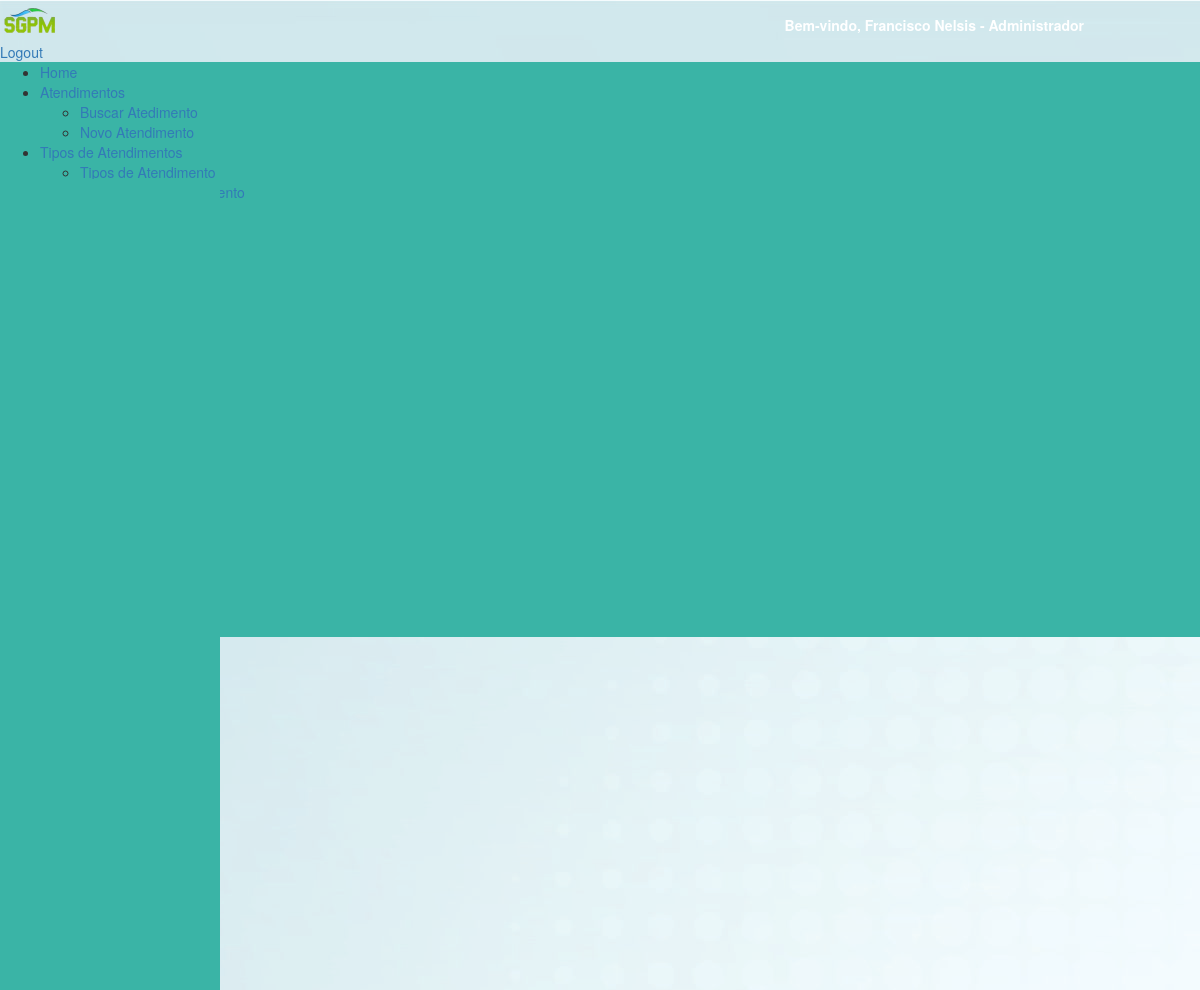
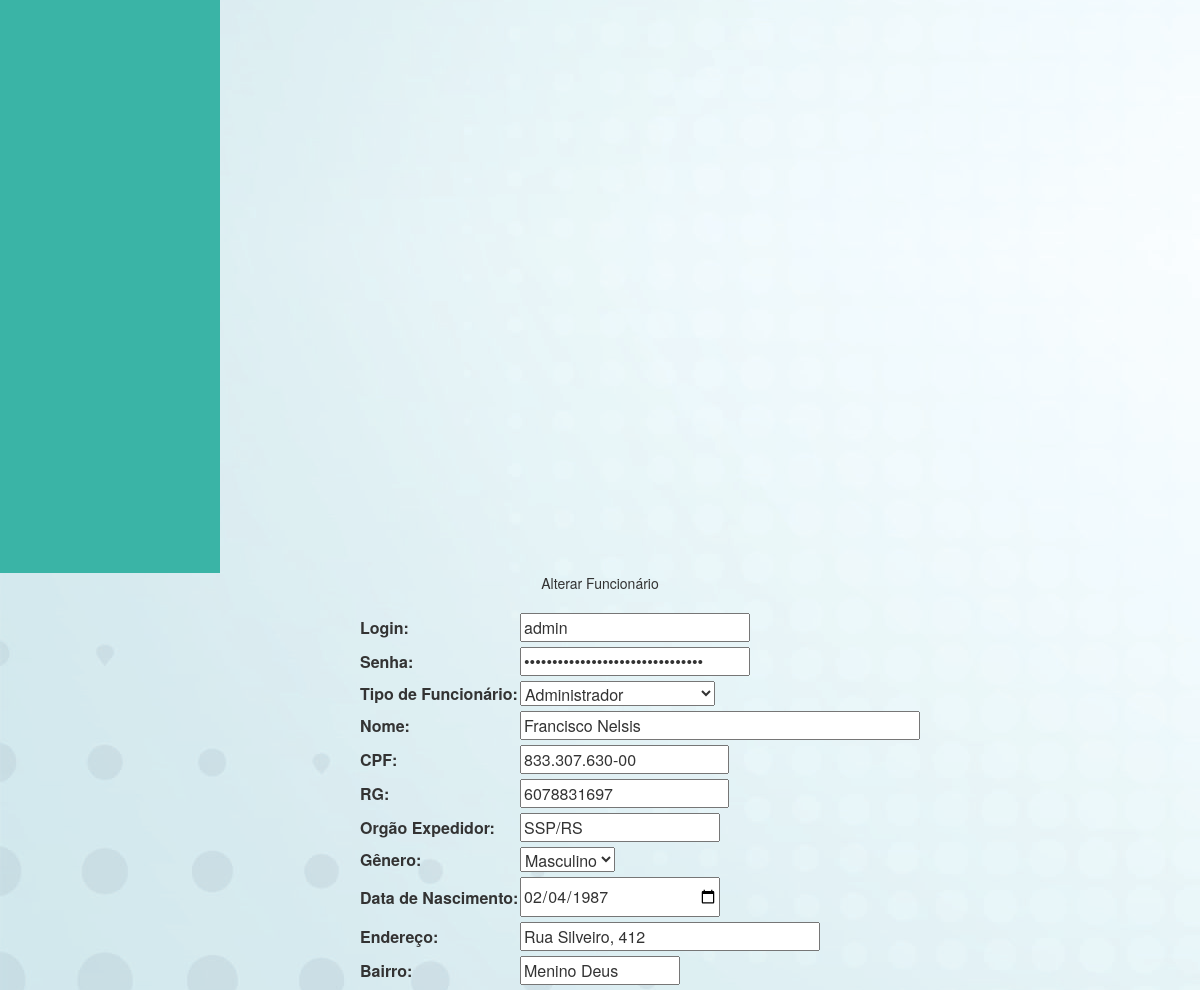
Before: /formFuncionario.php?id=34 (signed in, upper part) with the older database file (2 pictures, top to bottom).
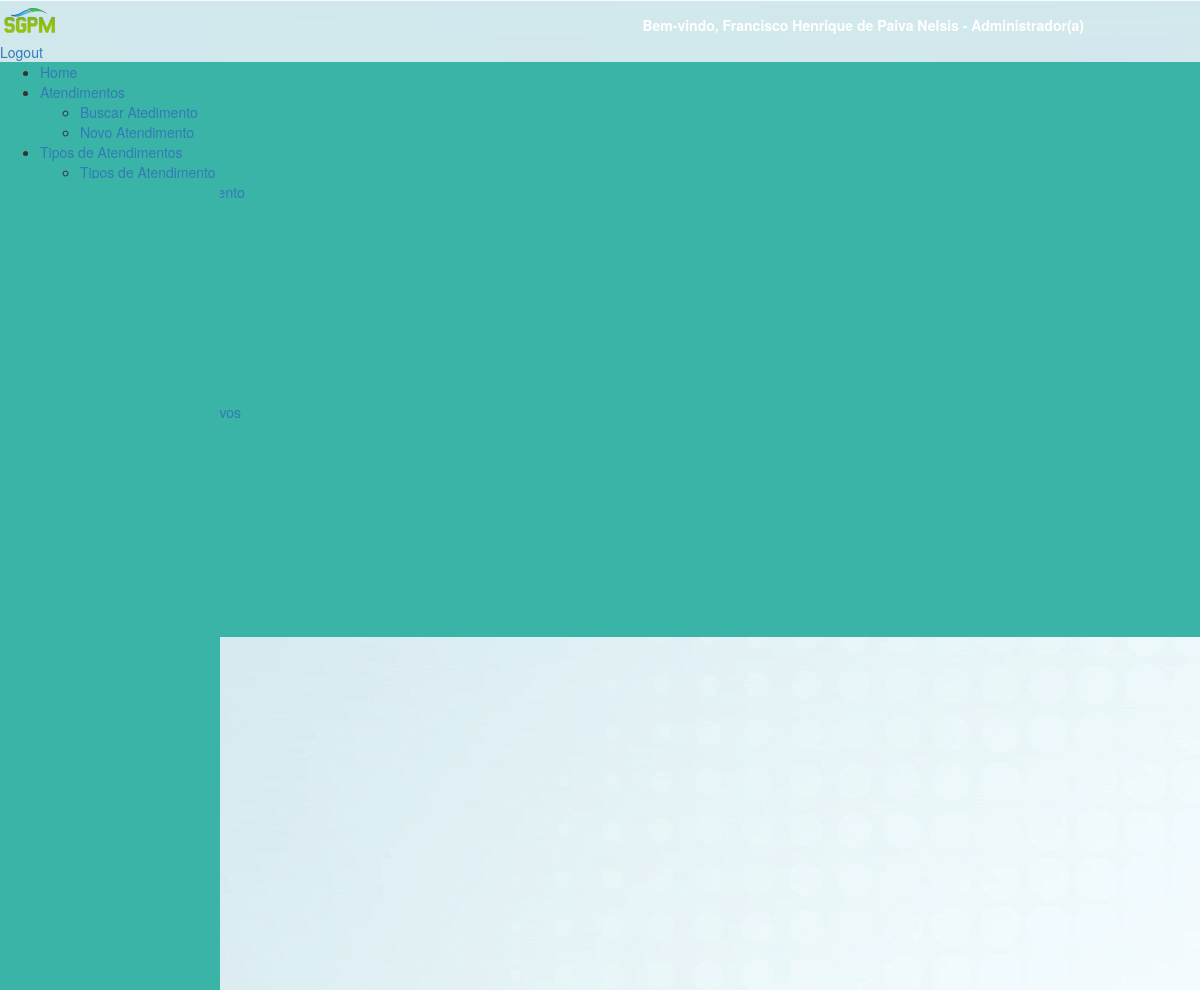
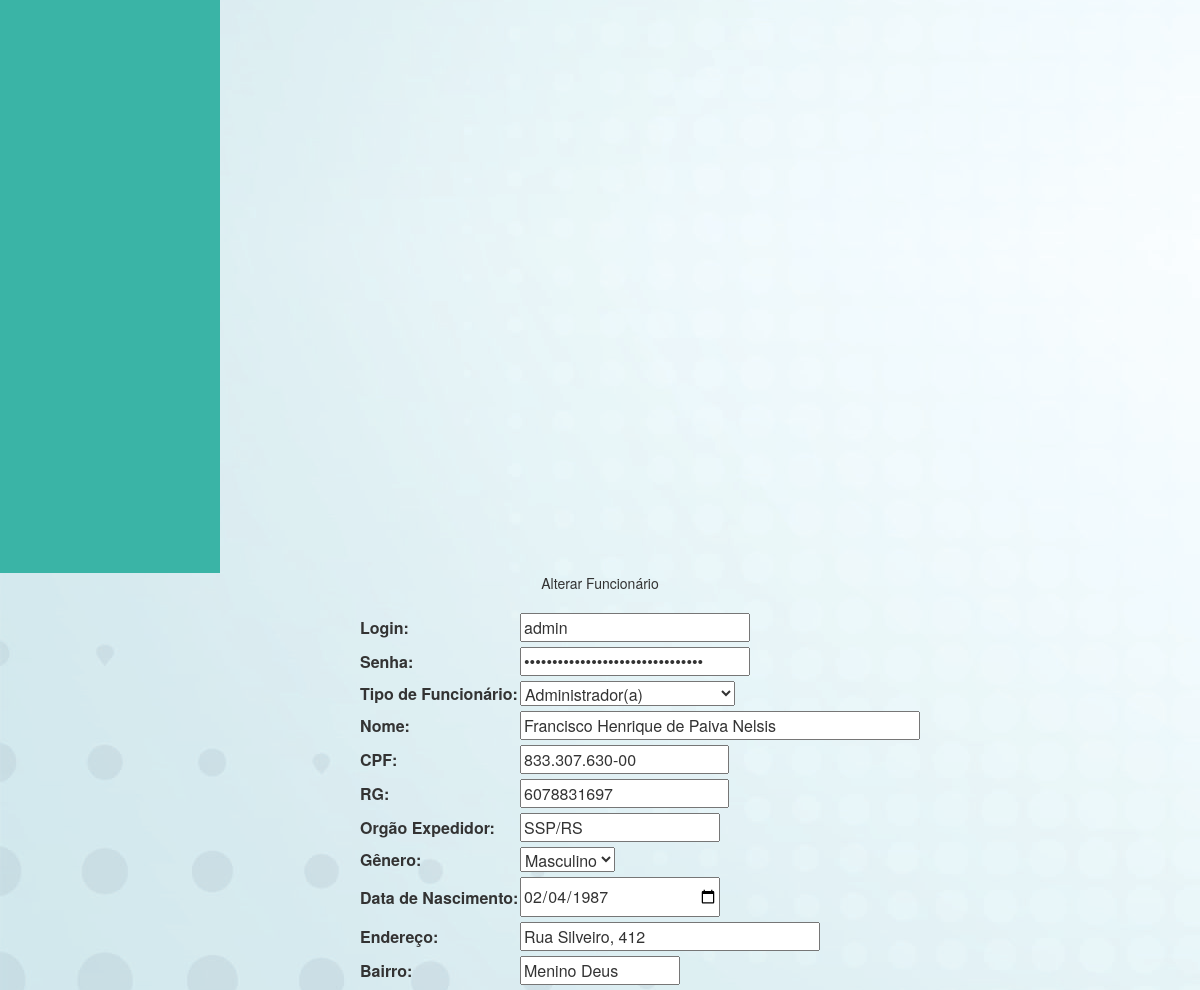
After: the same page with the newer database file (2 pictures, top to bottom).
### tables this page shows
CREATE TABLE IF NOT EXISTS `funcionario` (
  `id_funcionario` int(4) NOT NULL AUTO_INCREMENT,
  `login` varchar(30) NOT NULL,
  `senha` varchar(32) NOT NULL,
  `nome_funcionario` varchar(50) NOT NULL,
  `cpf` varchar(50) NOT NULL,
  `rg` varchar(50) NOT NULL,
  `org_exp` varchar(30) NOT NULL,
  `data_nasc` date NOT NULL,
  `endereco` varchar(30) NOT NULL,
  `bairro` varchar(30) NOT NULL,
  `cep` varchar(10) NOT NULL,
  `cidade` varchar(30) NOT NULL,
  `nome_mae` varchar(30) NOT NULL,
  `nome_pai` varchar(30) NOT NULL,
  `email_pessoal` varchar(50) NOT NULL,
  `email_prof` varchar(30) NOT NULL,
  `tel_cel` varchar(50) NOT NULL,
  `tel_fixo` varchar(50) NOT NULL,
  `id_tipo_funcionario` int(15) NOT NULL,
  `id_genero` int(15) NOT NULL,
  `id_ubs` int(11) NOT NULL,
  `id_estado_civil` int(15) NOT NULL,
  `id_escolaridade` int(15) NOT NULL,
  `id_tipo_sanguineo` int(15) NOT NULL,
  `id_estado` int(15) NOT NULL,
  PRIMARY KEY (`id_funcionario`),
  UNIQUE KEY `login` (`login`),
  UNIQUE KEY `cpf` (`cpf`),
  UNIQUE KEY `rg` (`rg`),
  KEY `id_funcionario` (`id_funcionario`),
  KEY `FK_funcionario_tipo_funcionario` (`id_tipo_funcionario`),
  KEY `FK_funcionario_genero` (`id_genero`),
  KEY `FK_funcionario_ubs` (`id_ubs`),
  KEY `FK_funcionario_estado_civil` (`id_estado_civil`),
  KEY `FK_funcionario_escolaridade` (`id_escolaridade`),
  KEY `FK_funcionario_tipo_sanguineo` (`id_tipo_sanguineo`),
  KEY `FK_funcionario_estado` (`id_estado`)
);

CREATE TABLE IF NOT EXISTS `tipo_funcionario` (
  `id_tipo_funcionario` int(11) NOT NULL AUTO_INCREMENT,
  `nome_tipo` varchar(100) NOT NULL,
  PRIMARY KEY (`id_tipo_funcionario`),
  UNIQUE KEY `UQ_tipo_funcionario_id_tipo_funcionario` (`id_tipo_funcionario`)
);

CREATE TABLE IF NOT EXISTS `genero` (
  `id_genero` int(15) NOT NULL AUTO_INCREMENT,
  `nome_genero` varchar(10) NOT NULL,
  PRIMARY KEY (`id_genero`)
);

### formFuncionario.php (the view, shortened to what the changed rows need)
<?php include ('includes/cabecalho.php')?>
<?php include ('includes/menuBack.php')?>
<?php
if (isset ( $_GET ['id'] )) {
	$con = mysqli_connect ( "localhost", "root", "", "sgpm" );
	mysqli_set_charset ( $con, "utf8" );
	$query = mysqli_query ( $con, "SELECT * FROM funcionario WHERE id_funcionario = {$_GET['id']} " );
	$dadosFuncionario = mysqli_fetch_array ( $query );
}
$con = mysqli_connect ( "localhost", "root", "", "sgpm" );
mysqli_set_charset ( $con, "utf8" );
if ($_SESSION ['LOGIN'] ['TIPO_FUNCIONARIO'] == 1) {
	$queryTipoFuncionario = mysqli_query ( $con, "SELECT * FROM tipo_funcionario" );
} else {
	$queryTipoFuncionario = mysqli_query ( $con, "SELECT * FROM tipo_funcionario where id_tipo_funcionario not in ('1', '3')" );
}
$queryGenero = mysqli_query ( $con, "SELECT * FROM genero" );
?>
<div class="divTudoFormPaciente">
	<center>
		<div id="formAlteraPaciente">
			<div class="content-dataTable" style="width: 40%; margin: 0 auto">
				<form method="POST">
					<table width="100%">
						<tr>
							<br />
							<td><input style="width: 230px; margin-bottom: 5px;" type="text"
								name="login" id="login" maxlength="30"
								value="<?php
								if (isset ( $dadosFuncionario ['login'] )) {
									echo $dadosFuncionario ['login'];
								}
								?>" /></td>
						</tr>
						<tr>
							<td><input style="width: 230px; margin-bottom: 5px;"
								type="password" name="senha" id="senha" maxlength="40"
								value="<?php
								if (isset ( $dadosFuncionario ['senha'] )) {
									echo $dadosFuncionario ['senha'];
								}
								?>" /></td>
						</tr>
						<tr>
							<td><select name="id_tipo_funcionario" id="id_tipo_fucionario"
								style="margin-bottom: 5px;">
                                                            <?php while ($linhaTipoFuncionario = mysqli_fetch_array($queryTipoFuncionario)): ?>
                                                                <option
										<?php if (isset($dadosFuncionario['id_tipo_funcionario']) && $dadosFuncionario['id_tipo_funcionario'] == $linhaTipoFuncionario['id_tipo_funcionario']) : ?>
										selected <?php endif; ?>
										value="<?php echo $linhaTipoFuncionario['id_tipo_funcionario']; ?>"><?php echo $linhaTipoFuncionario['nome_tipo']; ?></option>
                                                            <?php endwhile; ?></select></td>
						</tr>
						<tr>
							<td><input style="width: 400px; margin-bottom: 5px;" type="text"
								name="nome_funcionario" id="nome_funcionario" maxlength="50"
								value="<?php if (isset ( $dadosFuncionario ['nome_funcionario'] )) {echo $dadosFuncionario ['nome_funcionario'];}?>" />
							</td>
						</tr>
						<tr>
							<td><input style="margin-bottom: 5px;" type="text" name="cpf"
								id="cpf" maxlength="15" class="cpf"
								value="<?php if (isset ( $dadosFuncionario ['cpf'] )) { echo $dadosFuncionario ['cpf'];}?>" />
							</td>
						</tr>
						<tr>
							<td><input style="margin-bottom: 5px;" type="text" name="rg"
								id="rg" maxlength="10"
								value="<?php if (isset ( $dadosFuncionario ['rg'] )) { echo $dadosFuncionario ['rg'];}?>" />
							</td>
						</tr>
						<tr>
							<td><input style="width: 200px; margin-bottom: 5px;" type="text"
								name="org_exp" id="org_exp" maxlength="30"
								value="<?php if (isset ( $dadosFuncionario ['org_exp'] )) { echo $dadosFuncionario ['org_exp'];}?>" />
							</td>
						</tr>
						<tr>
							<td><select name="id_genero" id="id_genero"
								style="margin-bottom: 5px;">
										<?php while ($linhaGenero = mysqli_fetch_array($queryGenero)): ?>
									<option
										<?php if (isset($dadosFuncionario['id_genero']) && $dadosFuncionario['id_genero'] == $linhaGenero['id_genero']) : ?>
										selected <?php endif; ?>
										value="<?php echo $linhaGenero['id_genero']; ?>"><?php echo $linhaGenero['nome_genero']; ?></option>
                                                            <?php endwhile; ?></select></td>
						</tr>
						<tr>
							<td><input style="width: 200px; margin-bottom: 5px;" type="date"
								name="data_nasc" id="data_nasc" maxlength="10"
								value="<?php
								if (isset ( $dadosFuncionario ['data_nasc'] )) {
									echo $dadosFuncionario ['data_nasc'];
								}
								?>" /></td>
						</tr>
						<tr>
							<td><input style="width: 300px; margin-bottom: 5px;" type="text"
								name="endereco" id="endereco" maxlength="100"
								value="<?php
								if (isset ( $dadosFuncionario ['endereco'] )) {
									echo $dadosFuncionario ['endereco'];
								}
								?>" /></td>
						</tr>
						<tr>
							<td><input style="width: 160px; margin-bottom: 5px;" type="text"
								name="bairro" id="bairro" maxlength="30"
								value="<?php
								if (isset ( $dadosFuncionario ['bairro'] )) {
									echo $dadosFuncionario ['bairro'];
								}
								?>" /></td>
						</tr>
					</table>
					<br>
				</form>
			</div>
		</div>
	</center>
</div>
<?php include ('includes/rodape.php')?>

### includes/cabecalho.php (shortened to what the changed rows need)
<html>
<head>
<LINK href="css/bootstrap.css" rel="stylesheet" type="text/css">
<link rel="stylesheet" type="text/css" href="css/dataTables.css">
<link rel="stylesheet" type="text/css" href="css/menu.css">
</head>
<body style="background-image: url(img/background_su.jpg);">
	<div class="cabecalho">
            <?php if (isset($_SESSION['LOGIN'])): ?>
                <div class="apresentacao">
			<?php if ($_SESSION ['LOGIN'] ['TIPO_FUNCIONARIO'] == 1): ?>
				<strong>Bem-vindo, <?php echo $_SESSION ['LOGIN'] ['NOME'] . " - " . $_SESSION ['LOGIN'] ['CARGO']; ?></strong>
			<?php endif; ?>
		</div>
            <?php endif; ?>
        </div>

Changed rows visible on the page:
changed funcionario "admin": id_tipo_funcionario "Administrador" → "Administrador(a)"; nome_funcionario "Francisco Nelsis" → "Francisco Henrique de Paiva Nelsis"
Other visible differences:
$_SESSION ['LOGIN'] ['NOME']: "Francisco Nelsis" → "Francisco Henrique de Paiva Nelsis"
$_SESSION ['LOGIN'] ['CARGO']: "Administrador" → "Administrador(a)"
